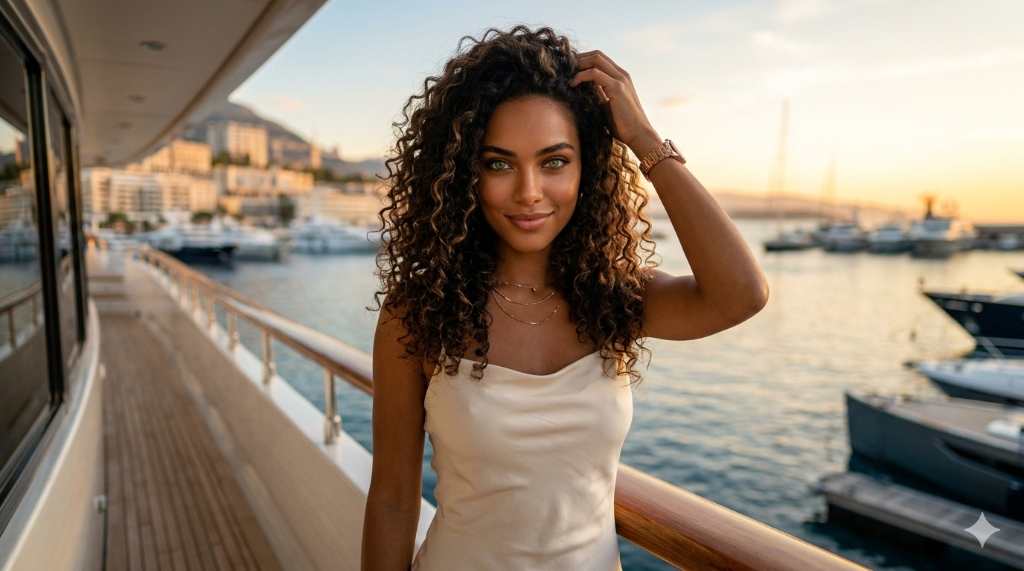
#> input picture influencer.jpg, 1024 x 571 px, given in place of raw_paqueta_super_ctr_1792828955391.jpg, which was not available
$ python executar_composicao_super_capas.py
#> lines starting #> are read from the running program, lines starting #| are printed output that depends on the picture; after the words box and inside, x2 and y2 are one past the last pixel; in counts of white or black regions, pixels touching at a corner belong together
### canais/canal_01_futebol_invisivel/compor_super_capas_alto_ctr.py
# -*- coding: utf-8 -*-
"""
Compositor de Super Capas de Altíssimo CTR (Padrão MrBeast / Netflix / CazéTV)
Canal: Futebol Invisível (@FutebolInvisivelOficial)
Fórmula de Sucesso:
1. Rosto do protagonista gigante (close-up expressivo) com rim-light.
2. Vinheta cinematográfica profunda para contraste total.
3. Tipografia gigante em Amarelo Ouro (#FFDE00) e Branco com contorno preto 12px.
4. Máximo de 2 a 3 palavras gigantes (legíveis em 5cm no celular).
5. Tag pericial vermelha de urgência no topo.
6. Selo circular translúcido do canal no canto superior direito.
"""

import os
from PIL import Image, ImageDraw, ImageFont, ImageEnhance
from loguru import logger

BASE_DIR = os.path.abspath("canais/canal_01_futebol_invisivel")
LOGO_SRC = os.path.abspath("perfil_futebol_invisivel.jpg")

def get_fonts():
    f_huge = ImageFont.truetype("impact.ttf", 125)
    f_sub = ImageFont.truetype("impact.ttf", 90)
    f_tag = ImageFont.truetype("arialbd.ttf", 38)
    return f_huge, f_sub, f_tag

def enhance_image(img):
    # Cores elétricas e vibrantes
    img = ImageEnhance.Color(img).enhance(1.40)
    # Contraste profundo
    img = ImageEnhance.Contrast(img).enhance(1.28)
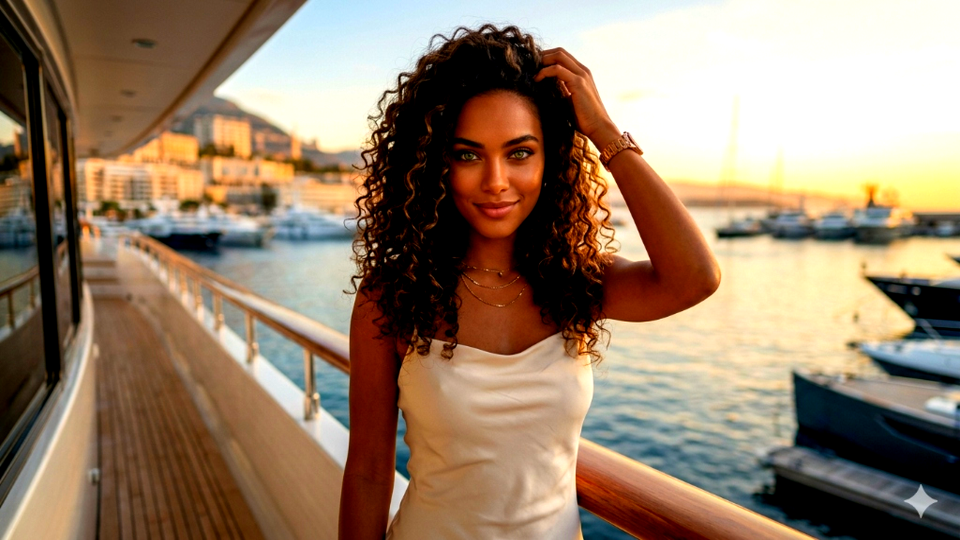
#> img: PIL image 1920x1080 RGB (shown at 1/2 size); mean R, G, B 151.5, 128.6, 106.2
    # Nitidez extrema para mobile
    img = ImageEnhance.Sharpness(img).enhance(1.35)
    return img

def render_vignette(img):
    overlay = Image.new("RGBA", (1920, 1080), (0, 0, 0, 0))
#> overlay: PIL image 1920x1080 RGBA; every value is 0
    d = ImageDraw.Draw(overlay)
    # Vinheta superior para a tag
    for y in range(250):
        alpha = int(190 * (1 - y/250))
        d.line([(0, y), (1920, y)], fill=(0, 0, 0, alpha))
    # Vinheta inferior profunda para os textos
    for y in range(620, 1080):
        alpha = int(245 * ((y - 620)/460))
        d.line([(0, y), (1920, y)], fill=(4, 6, 10, alpha))
    return Image.alpha_composite(img.convert("RGBA"), overlay).convert("RGB")

def apply_watermark(img):
    if not os.path.exists(LOGO_SRC):
        return img
    with Image.open(LOGO_SRC) as wm:
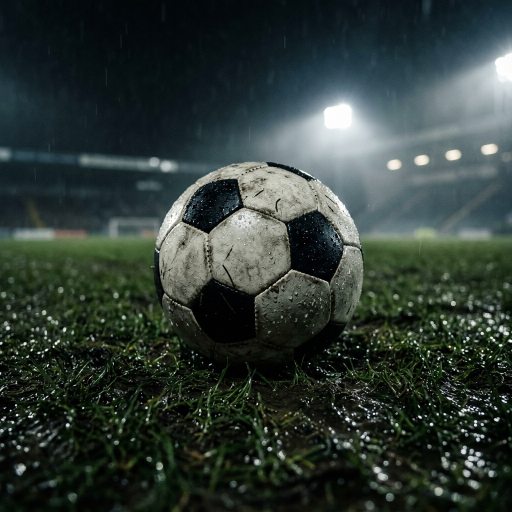
#> input picture perfil_futebol_invisivel.jpg, 1024 x 1024 px, found by its file name (shown at 1/2 size)
#> wm is the input picture: PIL image 1024x1024 RGB; mean R, G, B 48.1, 59, 53.9
        wm = wm.convert("RGBA")
#> wm: PIL image 1024x1024 RGBA
        wm_size = (120, 120)
        wm = wm.resize(wm_size, Image.LANCZOS)
#> wm: PIL image 120x120 RGBA
        mask = Image.new("L", wm_size, 0)
#> mask: PIL image 120x120 L; every value is 0
        d_mask = ImageDraw.Draw(mask)
        d_mask.ellipse((0, 0, wm_size[0], wm_size[1]), fill=230)
        wm.putalpha(mask)
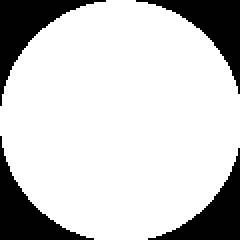
#> mask: PIL image 120x120 L (shown 2 times larger); values 0 (black) and 230 (white), 79.6% white; 4 black regions, box (x1, y1, x2, y2) and area: (0, 0, 53, 53) 786, (68, 0, 120, 47) 733, (0, 68, 47, 120) 733, (74, 74, 120, 120) 681
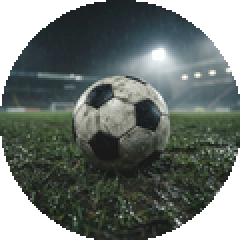
#> wm: PIL image 120x120 RGBA (shown 2 times larger); mean R, G, B, A 48.1, 59, 53.9, 183.2; transparent parts drawn white

        img_rgba = img.convert("RGBA")
        img_rgba.paste(wm, (1920 - 120 - 45, 45), wm)
        return img_rgba.convert("RGB")

def draw_text_stroke(draw, pos, text, font, fill_color, stroke_color=(0, 0, 0), stroke_width=12):
#> called with pos = (70, 750), text = 'BANIMENTO VITALÍCIO!', fill_color = (255, 222, 0), stroke_color = (0, 0, 0), stroke_width = 12
    x, y = pos
    # Sombra projetada
    sx, sy = x + 8, y + 8
    for dx in range(-stroke_width, stroke_width + 1):
        for dy in range(-stroke_width, stroke_width + 1):
            if dx*dx + dy*dy <= stroke_width*stroke_width:
                draw.text((sx + dx, sy + dy), text, font=font, fill=(0, 0, 0, 180))
    # Contorno grosso preto
    for dx in range(-stroke_width, stroke_width + 1):
        for dy in range(-stroke_width, stroke_width + 1):
            if dx*dx + dy*dy <= stroke_width*stroke_width:
                draw.text((x + dx, y + dy), text, font=font, fill=stroke_color)
    # Cor principal
    draw.text((x, y), text, font=font, fill=fill_color)

def compor_capa_paqueta(raw_img_path, out_path):
    logger.info(f"Compondo Super Capa do Paquetá a partir de: {raw_img_path}")
    img = Image.open(raw_img_path).convert("RGB").resize((1920, 1080), Image.LANCZOS)
    img = enhance_image(img)
    img = render_vignette(img)
    img = apply_watermark(img)
    draw = ImageDraw.Draw(img)
    f_huge, f_sub, f_tag = get_fonts()

    # Tag vermelha de inquérito
    draw.rectangle([(70, 50), (620, 115)], fill=(220, 20, 20))
    draw.text((95, 60), "INQUÉRITO PREMIER LEAGUE", fill=(255, 255, 255), font=f_tag)

    # Textos gigantes de alto CTR
    draw_text_stroke(draw, (70, 750), "BANIMENTO VITALÍCIO!", f_huge, (255, 222, 0), (0, 0, 0), 12)
    draw_text_stroke(draw, (70, 890), "R$ 537 MILHÕES EM JOGO", f_sub, (255, 255, 255), (0, 0, 0), 10)

    img.save(out_path, "JPEG", quality=98)
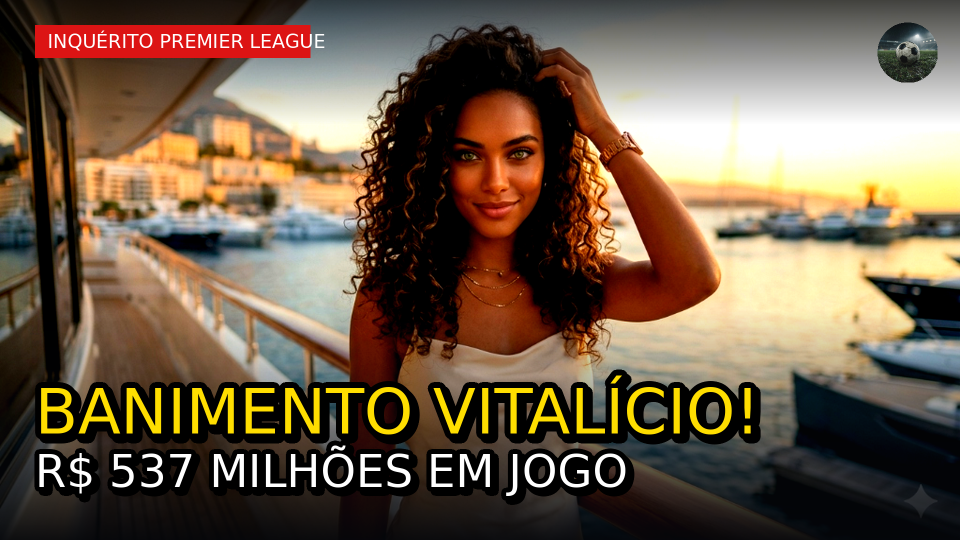
#> saved as CAPA_IMPECAVEL_PAQUETA_BANIMENTO_CTR_MAXIMO.jpg: PIL image 1920x1080 RGB (shown at 1/2 size); mean R, G, B 112, 93.2, 73.6
    logger.success(f"✓ Super Capa Paquetá Salva: {out_path}")

def compor_capa_el_clasico(raw_img_path, out_path):
    logger.info(f"Compondo Super Capa do El Clásico a partir de: {raw_img_path}")
    img = Image.open(raw_img_path).convert("RGB").resize((1920, 1080), Image.LANCZOS)
    img = enhance_image(img)
#> in enhance_image (call 2), `img = ImageEnhance.Contrast(img).enhance(1.28)`:
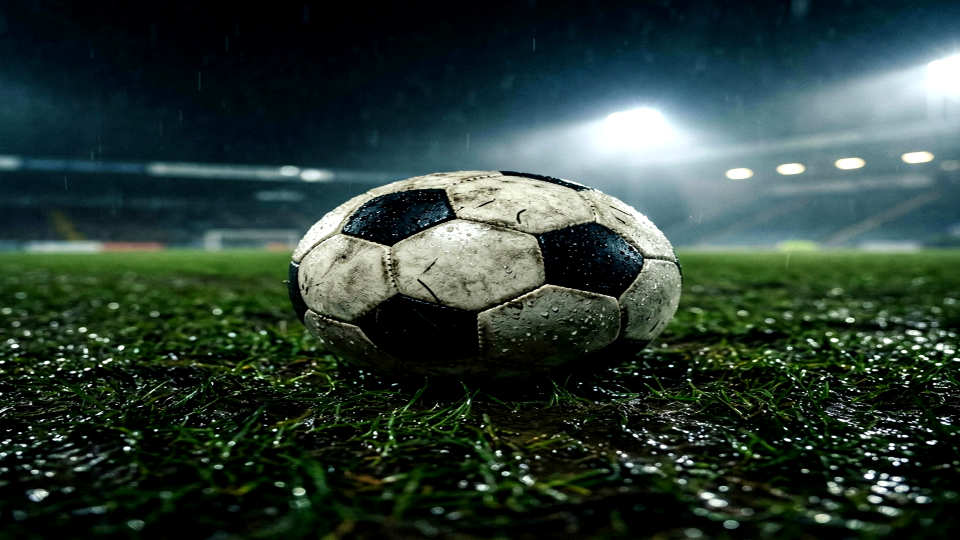
#> img: PIL image 1920x1080 RGB (shown at 1/2 size); mean R, G, B 44.5, 61.7, 54.1
    img = render_vignette(img)
    img = apply_watermark(img)
    draw = ImageDraw.Draw(img)
    f_huge, f_sub, f_tag = get_fonts()

    # Tag vermelha da UEFA
    draw.rectangle([(70, 50), (620, 115)], fill=(220, 20, 20))
    draw.text((95, 60), "DOSSIÊ UEFA CONFIDENCIAL", fill=(255, 255, 255), font=f_tag)

    # Textos gigantes de alto CTR
    draw_text_stroke(draw, (70, 750), "50 MIL PÁGINAS!", f_huge, (255, 222, 0), (0, 0, 0), 12)
    draw_text_stroke(draw, (70, 890), "BANIMENTO DO CLÁSSICO?", f_sub, (255, 255, 255), (0, 0, 0), 10)

    img.save(out_path, "JPEG", quality=98)
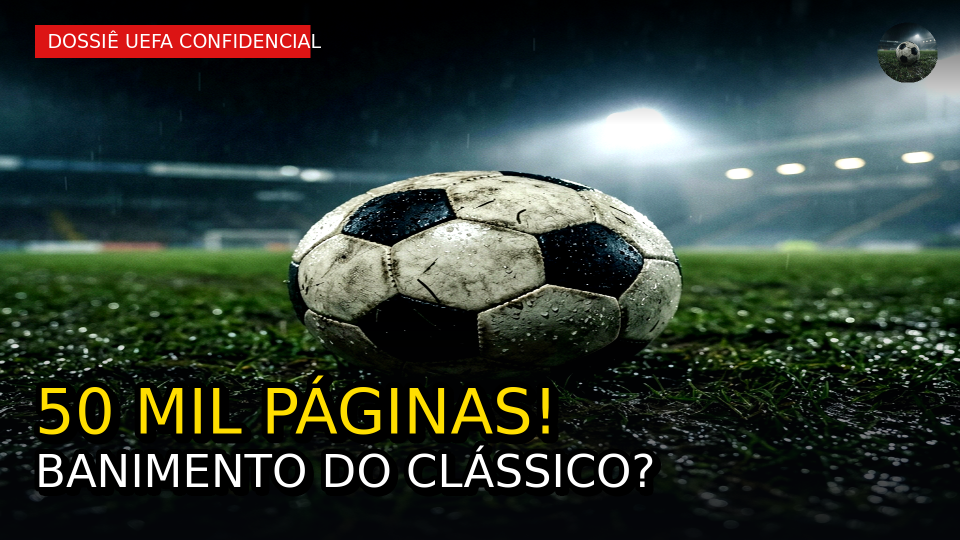
#> saved as CAPA_IMPECAVEL_EL_CLASICO_UEFA_CTR_MAXIMO.jpg: PIL image 1920x1080 RGB (shown at 1/2 size); mean R, G, B 49.9, 59.8, 52.1
    logger.success(f"✓ Super Capa El Clásico Salva: {out_path}")

# [2 lines that do not run on import are left out]

### canais/canal_01_futebol_invisivel/executar_composicao_super_capas.py
import os
import sys

sys.path.append(os.path.abspath("canais/canal_01_futebol_invisivel"))
import compor_super_capas_alto_ctr as c

raw_paqueta = r"C:\Users\Uni-CvFCT-EdmilsonGi\.gemini\antigravity\brain\5e1c595d-f303-4a2c-93b1-dcaaf7304f16\raw_paqueta_super_ctr_1792828955391.jpg"
out_paqueta = os.path.abspath("canais/canal_01_futebol_invisivel/videos_prontos/documentarios_longos/CAPA_IMPECAVEL_PAQUETA_BANIMENTO_CTR_MAXIMO.jpg")

raw_clasico = r"C:\Users\Uni-CvFCT-EdmilsonGi\.gemini\antigravity\brain\5e1c595d-f303-4a2c-93b1-dcaaf7304f16\raw_el_clasico_super_ctr_1792828961015.jpg"
out_clasico = os.path.abspath("canais/canal_01_futebol_invisivel/videos_prontos/documentarios/CAPA_IMPECAVEL_EL_CLASICO_UEFA_CTR_MAXIMO.jpg")

print("Compondo capa do Paquetá...")
c.compor_capa_paqueta(raw_paqueta, out_paqueta)

print("Compondo capa do El Clásico...")
c.compor_capa_el_clasico(raw_clasico, out_clasico)

print("Concluído!")
